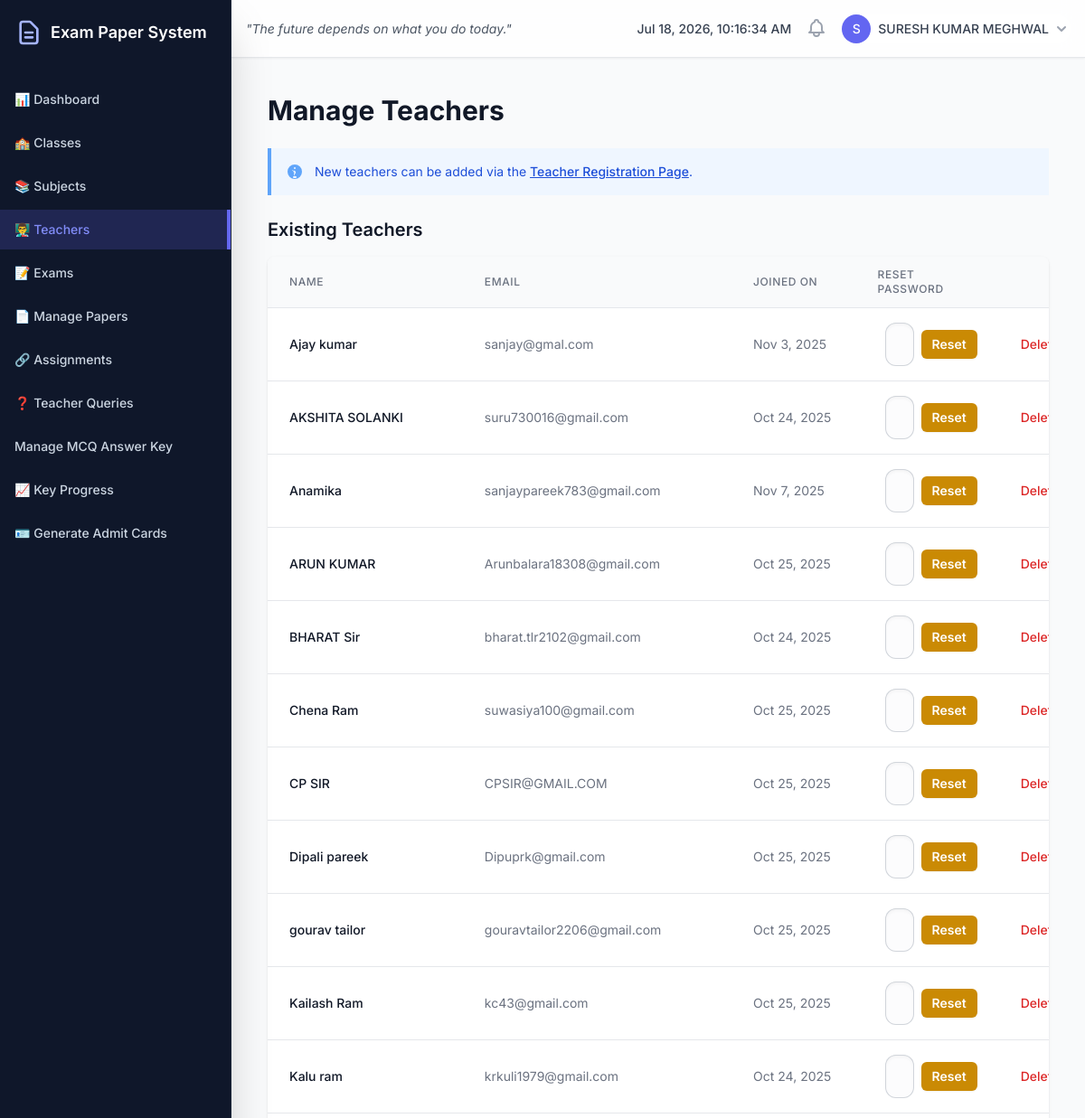
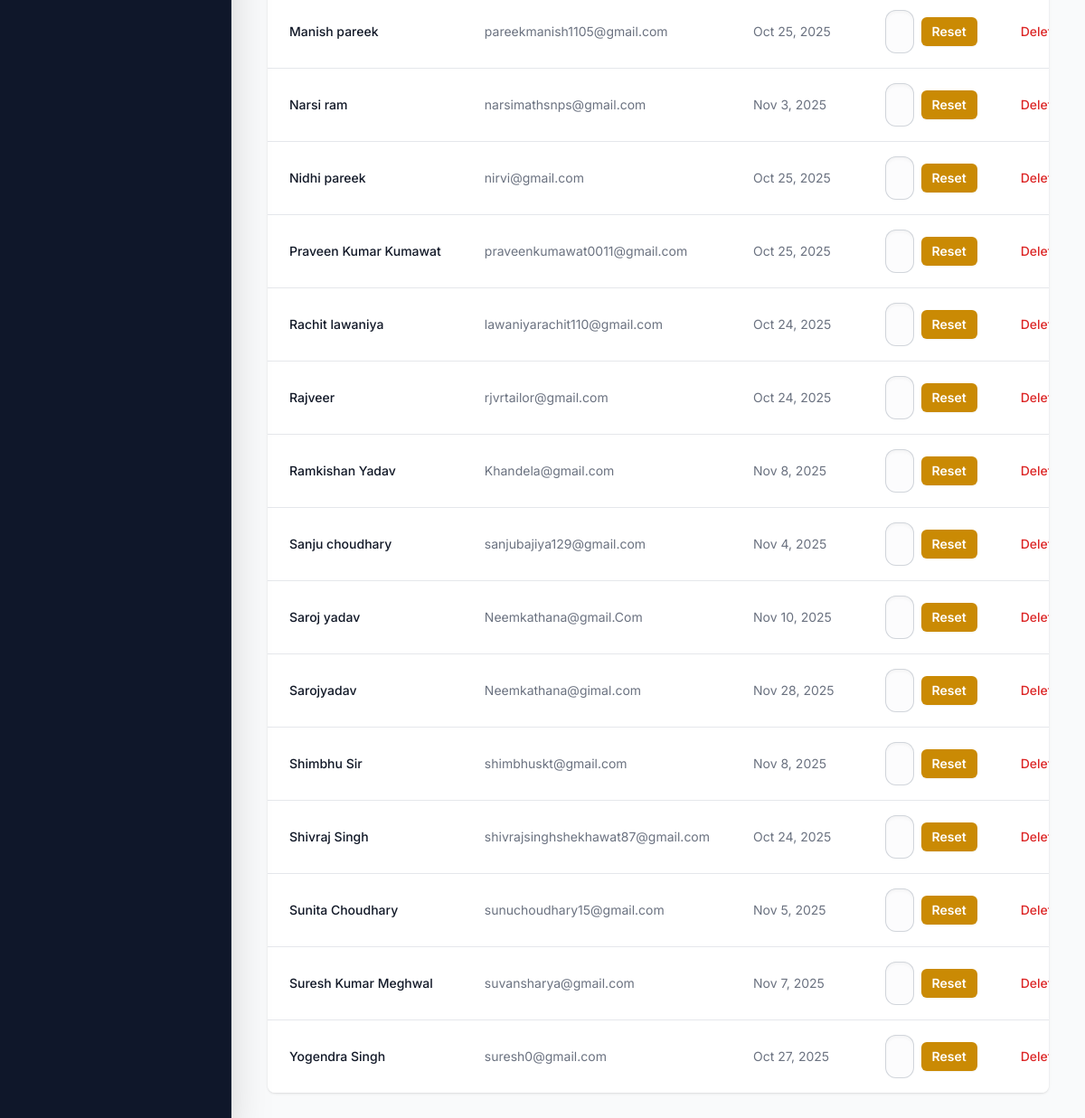
The page /manage_teachers.php (signed in) on the database its author committed (2 pictures, top to bottom).
### tables this page shows
CREATE TABLE `users` (
  `user_id` int(11) NOT NULL,
  `name` varchar(100) NOT NULL,
  `email` varchar(100) NOT NULL,
  `password_hash` varchar(255) NOT NULL,
  `role` enum('admin','teacher') NOT NULL,
  `created_at` timestamp NOT NULL DEFAULT current_timestamp()
);

### manage_teachers.php (the view, shortened to what this page needs)
<?php
require_once 'config.php';
$teachers = [];
$error_message = null;
try {
    $stmt = $pdo->query("SELECT user_id, name, email, created_at FROM users WHERE role = 'teacher' ORDER BY name ASC");
    $teachers = $stmt->fetchAll(PDO::FETCH_ASSOC);
} catch (PDOException $e) {
    $error_message = "Database Error: " . $e->getMessage();
}
?>
<?php require_once 'header.php'; ?>
<main class="flex-1 p-6 lg:p-10">
    <div class="max-w-6xl mx-auto">
        <h1 class="text-3xl font-bold text-gray-900 mb-6">Manage Teachers</h1>
        <div class="bg-blue-50 border-l-4 border-blue-400 p-4 mb-6">
            <div class="flex">
                <div class="flex-shrink-0">
                </div>
                <div class="ml-3">
                    <p class="text-sm text-blue-700">
                        New teachers can be added via the
                        <a href="register.php" class="font-medium underline text-blue-700 hover:text-blue-600">Teacher Registration Page</a>.
                    </p>
                </div>
            </div>
        </div>
        <h2 class="text-xl font-semibold text-gray-900 mb-4">Existing Teachers</h2>
        <div class="bg-white shadow rounded-lg overflow-hidden">
            <div class="overflow-x-auto">
                <table class="min-w-full divide-y divide-gray-200">
                    <thead class="bg-gray-50">
                        <tr>
                            <th scope="col" class="px-6 py-3 text-left text-xs font-medium text-gray-500 uppercase tracking-wider">Name</th>
                            <th scope="col" class="px-6 py-3 text-left text-xs font-medium text-gray-500 uppercase tracking-wider">Email</th>
                            <th scope="col" class="px-6 py-3 text-left text-xs font-medium text-gray-500 uppercase tracking-wider">Joined On</th>
                            <th scope="col" class="px-6 py-3 text-left text-xs font-medium text-gray-500 uppercase tracking-wider">Reset Password</th>
                            <th scope="col" class="relative px-6 py-3">
                            </th>
                        </tr>
                    </thead>
                    <tbody class="bg-white divide-y divide-gray-200">
                        <?php if (empty($teachers) && !$error_message): ?>
                            <tr>
                                <td colspan="5" class="px-6 py-4 whitespace-nowrap text-sm text-gray-500 text-center">
                                    No teachers found.
                                </td>
                            </tr>
                        <?php elseif (!empty($teachers)): ?>
                            <?php foreach ($teachers as $teacher): ?>
                                <tr>
                                    <td class="px-6 py-4 whitespace-nowrap text-sm font-medium text-gray-900"><?php echo htmlspecialchars($teacher['name']); ?></td>
                                    <td class="px-6 py-4 whitespace-nowrap text-sm text-gray-500"><?php echo htmlspecialchars($teacher['email']); ?></td>
                                    <td class="px-6 py-4 whitespace-nowrap text-sm text-gray-500"><?php echo date('M j, Y', strtotime($teacher['created_at'])); ?></td>
                                    <td class="px-6 py-4 whitespace-nowrap">
                                        <form action="teacher_action.php" method="POST" class="flex items-center space-x-2">
                                            <div>
                                                <input type="password" name="new_password" id="new_password_<?php echo $teacher['user_id']; ?>" required
                                                       class="block w-full rounded-md border-0 py-1 text-gray-900 shadow-sm ring-1 ring-inset ring-gray-300 placeholder:text-gray-400 focus:ring-2 focus:ring-inset focus:ring-blue-600 sm:text-sm sm:leading-6"
                                                       placeholder="New Password">
                                            </div>
                                            <button type="submit" class="rounded-md bg-yellow-600 px-3 py-1.5 text-sm font-semibold text-white shadow-sm hover:bg-yellow-500">
                                                Reset
                                            </button>
                                        </form>
                                    </td>
                                    <td class="px-6 py-4 whitespace-nowrap text-right text-sm font-medium">
                                        <a href="teacher_action.php?action=delete_teacher&id=<?php echo $teacher['user_id']; ?>"
                                           class="text-red-600 hover:text-red-900"
                                           onclick="return confirm('Are you sure you want to delete this teacher? This will fail if they have associated papers or assignments.');">Delete</a>
                                    </td>
                                </tr>
                            <?php endforeach; ?>
                        <?php endif; ?>
                    </tbody>
                </table>
            </div>
        </div>
    </div>
</main>

### header.php (style rules this page uses)
body { font-family: 'Inter', sans-serif; }

### rows shown on the page
users: name "Ajay kumar", email "sanjay@gmal.com", created_at "Nov 3, 2025"
users: name "AKSHITA SOLANKI", email "suru730016@gmail.com", created_at "Oct 24, 2025"
users: name "Anamika", email "sanjaypareek783@gmail.com", created_at "Nov 7, 2025"
users: name "ARUN KUMAR", email "Arunbalara18308@gmail.com", created_at "Oct 25, 2025"
users: name "BHARAT Sir", email "bharat.tlr2102@gmail.com", created_at "Oct 24, 2025"
users: name "Chena Ram", email "suwasiya100@gmail.com", created_at "Oct 25, 2025"
users: name "CP SIR", email "CPSIR@GMAIL.COM", created_at "Oct 25, 2025"
users: name "Dipali pareek", email "Dipuprk@gmail.com", created_at "Oct 25, 2025"
users: name "gourav tailor", email "gouravtailor2206@gmail.com", created_at "Oct 25, 2025"
users: name "Kailash Ram", email "kc43@gmail.com", created_at "Oct 25, 2025"
users: name "Kalu ram", email "krkuli1979@gmail.com", created_at "Oct 24, 2025"
users: name "Manish pareek", email "pareekmanish1105@gmail.com", created_at "Oct 25, 2025"
users: name "Narsi ram", email "narsimathsnps@gmail.com", created_at "Nov 3, 2025"
users: name "Nidhi pareek", email "nirvi@gmail.com", created_at "Oct 25, 2025"
users: name "Praveen Kumar Kumawat", email "praveenkumawat0011@gmail.com", created_at "Oct 25, 2025"
users: name "Rachit lawaniya", email "lawaniyarachit110@gmail.com", created_at "Oct 24, 2025"
users: name "Rajveer", email "rjvrtailor@gmail.com", created_at "Oct 24, 2025"
users: name "Ramkishan Yadav", email "Khandela@gmail.com", created_at "Nov 8, 2025"
users: name "Sanju choudhary", email "sanjubajiya129@gmail.com", created_at "Nov 4, 2025"
users: name "Saroj yadav", email "Neemkathana@gmail.Com", created_at "Nov 10, 2025"
users: name "Sarojyadav", email "Neemkathana@gimal.com", created_at "Nov 28, 2025"
users: name "Shimbhu Sir", email "shimbhuskt@gmail.com", created_at "Nov 8, 2025"
users: name "Shivraj Singh", email "shivrajsinghshekhawat87@gmail.com", created_at "Oct 24, 2025"
users: name "Sunita Choudhary", email "sunuchoudhary15@gmail.com", created_at "Nov 5, 2025"
users: name "Suresh Kumar Meghwal", email "suvansharya@gmail.com", created_at "Nov 7, 2025"
users: name "Yogendra Singh", email "suresh0@gmail.com", created_at "Oct 27, 2025"

### other values the page prints
$label "📊 Dashboard"
$label "🏫 Classes"
$label "📚 Subjects"
$label "👨‍🏫 Teachers"
$label "📝 Exams"
$label "📄 Manage Papers"
$label "🔗 Assignments"
$label "❓ Teacher Queries"
$label "Manage MCQ Answer Key"
$label "📈 Key Progress"
$label "🪪 Generate Admit Cards"
substr($user_name, 0, 1) "S"
$user_name "SURESH KUMAR MEGHWAL"
